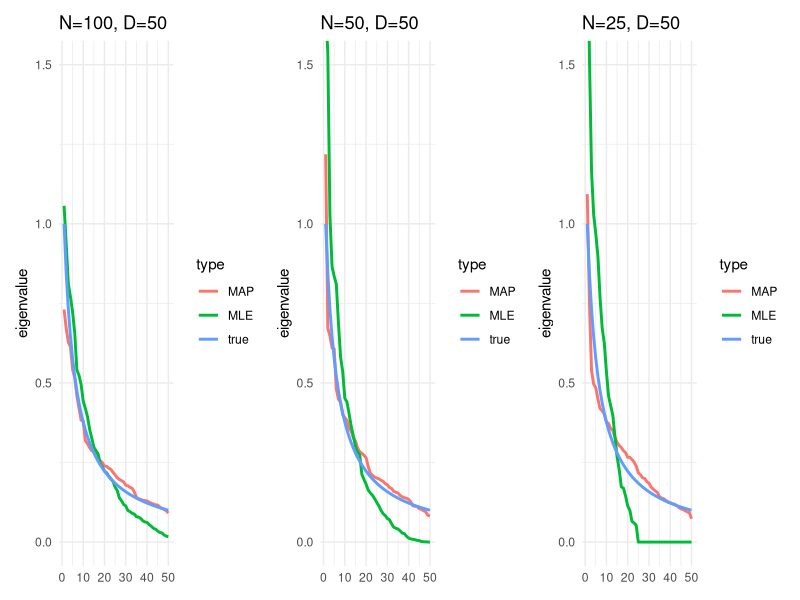

Generate this figure with R:
library(patchwork)
library(tidyverse)

## A function that generates a random covariance matrix (and its inverse) with the given condition number
# and with the given first axis a (unnormalised). Returns (Sigma, Lambda).
covcond <- function(cond_number, A) {
  A <- as.numeric(A)

  A[1] <- A[1] + sign(A[2]) * sqrt(sum(A^2))

  Z <- diag(length(A)) - 2 * (A %*% t(A)) / sum(A^2)

  e <- rev(
    sort(
      1 / seq(
        cond_number,
        1, length.out = length(A)
      )
    )
  )

  Sigma <- Z %*% diag(e) %*% t(Z)
  Lambda <- Z %*% diag(1 / e) %*% t(Z)

  list(
    Sigma = Sigma,
    Lambda = Lambda
  )
}

set.seed(42)

D <- 50
cond_number <- 10

A <- matrix(rnorm(D), ncol = 1)

res <- covcond(cond_number, A)
Sigma <- res$Sigma

evals_true <- eigen(Sigma)$values |>
                         sort(decreasing = TRUE)

fractions <- c(2, 1, 0.5)

plots <- list()

for (i in seq_along(fractions)) {

  n <- as.integer(fractions[i] * D)

  X <- MASS::mvrnorm(
    n,
    mu = rep(0, D),
    Sigma = Sigma
  )

  # R cov() has correction bias
  S_mle <- cov(X) * (n - 1) / n
  evals_mle <- eigen(S_mle)$values |>
                          sort(decreasing = TRUE)

  lambda <- 0.9

  S_shrink <- lambda * diag(diag(S_mle)) +
    (1 - lambda) * S_mle

  evals_shrink <- eigen(S_shrink)$values |>
                                sort(decreasing = TRUE)

  df <- tibble(
    idx = rep(1:D, 3),
    value = c(evals_true, evals_mle, evals_shrink),
    type = rep(c("true", "MLE", "MAP"), each = D)
  )

  plots[[i]] <- ggplot(
    df,
    aes(idx, value, colour = type)
  ) +
    geom_line(linewidth = 1) +
    coord_cartesian(ylim = c(0, 1.5)) +
    theme_minimal() +
    labs(
      title = paste0("N=", n, ", D=", D),
      x = NULL,
      y = "eigenvalue"
    )
}

plots[[1]] + plots[[2]] + plots[[3]]
